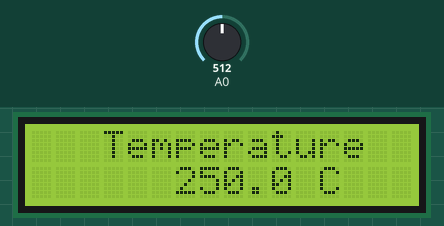
This sketch was run on a simulated Arduino Uno, built with avr-gcc and run on an emulated ATmega328P. Parts: 16×2 character LCD. The test bench sets the inputs (shaded band); at power-on: A0 = 512.

Above: at 1.9 s.
2.0 s: A0 set to 716
At 2.7 s:
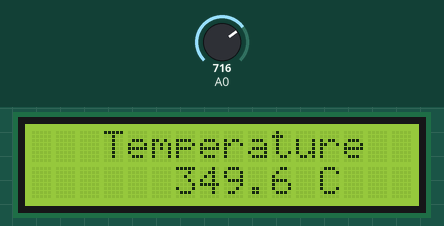
3.7 s: A0 set to 900
At 5.5 s:
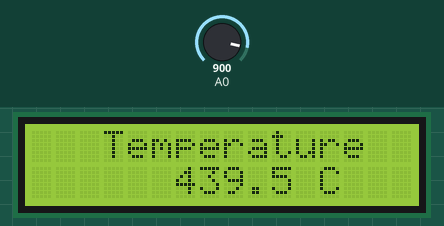
5.9 s: A0 set to 1023
At 7.1 s:
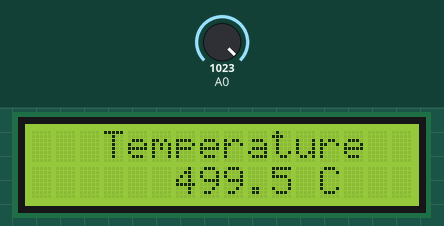
Timing chart, 0 to 8.9 s (numbered marks = the images above; inputs shaded):
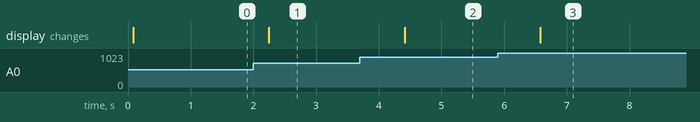

The sketch:

ex04.ino
```cpp
#include <Wire.h>
#include <LiquidCrystal_I2C.h>
float temp; // 실수형 타입의 변수 설정
LiquidCrystal_I2C lcd(0x27,16,2);
void setup()
{
  Serial.begin(9600);
}


void loop()
{
  lcd.init();
  int val = analogRead(A0); // 온도센서의 output에서 들어온 신호를 받아줄 변수지정
  temp = val*0.48828125; // 화씨->섭씨로 변환한 값을 변수로 지정
  lcd.backlight();
  lcd.setCursor(3,0);
  lcd.print("Temperature");
  lcd.setCursor(6,1);
  lcd.print(temp, 1);
  lcd.setCursor(12,1);
  lcd.print("C");
  delay(1000);
}
```

Measured:
- after the input at 2.0 s, the display: changes after 0.25 s (image 1)
- after the input at 3.7 s, the display: changes after 0.71 s (image 2)
- after the input at 5.9 s, the display: changes after 0.68 s (image 3)
